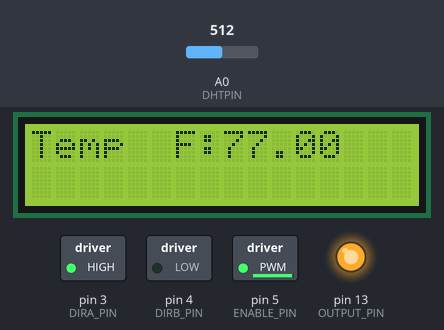
The sketch below on a simulated Arduino Uno, built with avr-gcc and run on an emulated ATmega328P. Shown: 16×2 character LCD, switched loads named in the sketch (green lamp = pin HIGH), output pins drawn as LEDs (lit = HIGH). The inputs (shaded band) are chosen by the test bench; at power-on: A0 (DHTPIN) = 512. What the sketch prints to the serial monitor is not drawn.

Above: at 1.2 s.
1.3 s: A0 (DHTPIN) set to 473
At 2.6 s:
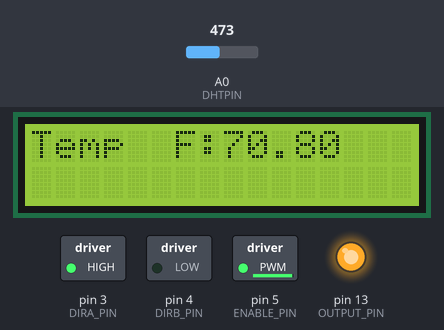
3.1 s: A0 (DHTPIN) set to 454
At 4.2 s:
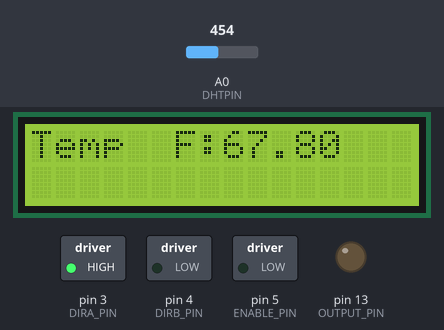
4.6 s: A0 (DHTPIN) set to 511
At 5.8 s:
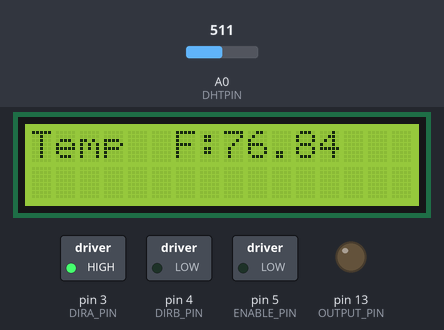
Timing chart, 0 to 7.6 s (numbered marks = the images above; inputs shaded):
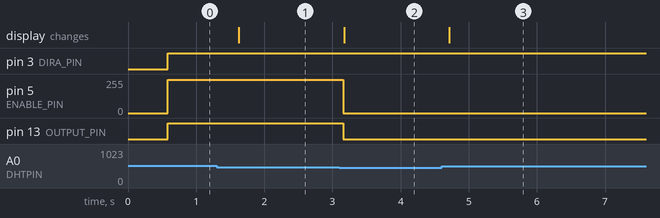

The sketch:

IR-and-temp-controlled-fan-with-temp-display.ino
```cpp
#include <IRremote.h>
#include <Wire.h>
#include <LiquidCrystal_I2C.h>

#define RECEIVER_PIN 12   // Signal Pin of IR receiver to Arduino Digital Pin 12
#define OUTPUT_PIN 13     // Output Pin connected to your breadboard

#define ENABLE_PIN 5
#define DIRA_PIN 3
#define DIRB_PIN 4

#define DHTPIN A0 // Analog pin for temperature sensor

IRrecv irrecv(RECEIVER_PIN);
decode_results results;
LiquidCrystal_I2C lcd(0x27, 16, 2);  // Set the LCD address to 0x27 for a 16 chars and 2 line display
bool hot = HIGH;

void setup() {
  Serial.begin(9600);
  pinMode(OUTPUT_PIN, OUTPUT);
  irrecv.enableIRIn(); // Enable the IR receiver
  pinMode(ENABLE_PIN, OUTPUT);
  pinMode(DIRA_PIN, OUTPUT);
  pinMode(DIRB_PIN, OUTPUT);
  lcd.init();                      // Initialize the LCD
  lcd.backlight();
}

void loop() {
  handleIRTask();     // IR receiver task
  displayTempTask();  // Temperature sensor task
  runMotorTask();     // DC motor task
}

void handleIRTask() {
  if (irrecv.decode(&results)) {  // If an IR signal is received
    bool outputState = !digitalRead(OUTPUT_PIN); // Toggle the output state
    digitalWrite(OUTPUT_PIN, outputState); // Apply the new output state to the output pin
    Serial.print("IR Signal Received. Output state changed to ");
    Serial.println(outputState == HIGH ? "HIGH" : "LOW");
    irrecv.resume(); // Receive the next value
  }
}


void displayTempTask() {
  int tempReading = analogRead(DHTPIN);
  double tempK = log(10000.0 * ((1024.0 / tempReading - 1)));
  tempK = 1 / (0.001129148 + (0.000234125 + (0.0000000876741 * tempK * tempK )) * tempK );       //  Temp Kelvin
  float tempC = tempK - 273.15;            // Convert Kelvin to Celsius
  float tempF = (tempC * 9.0) / 5.0 + 32.0; // Convert Celsius to Fahrenheit

  lcd.setCursor(0, 0);
  lcd.print("Temp  F:");
  lcd.setCursor(8, 0);
  lcd.print(tempF);

  delay(500); // Adjust as needed
}


void runMotorTask() {
  int tempReading = analogRead(DHTPIN);
  double tempK = log(10000.0 * ((1024.0 / tempReading - 1)));
  tempK = 1 / (0.001129148 + (0.000234125 + (0.0000000876741 * tempK * tempK )) * tempK );       //  Temp Kelvin
  float tempC = tempK - 273.15;            // Convert Kelvin to Celsius
  float tempF = (tempC * 9.0) / 5.0 + 32.0; // Convert Celsius to Fahrenheit

  int iteration = 0;
  float test_temp = 70;
  if (tempF > test_temp) {
    while (hot == HIGH) {
      iteration += 1;
      if (iteration < 2) {
        Serial.print("Output state changed to HIGH, Temp over ");
        Serial.println(test_temp);
      }
      digitalWrite(OUTPUT_PIN, HIGH);

        analogWrite(ENABLE_PIN, 250); // Enable the motor
        digitalWrite(DIRA_PIN, HIGH); // Set motor direction or any other motor control logic
        digitalWrite(DIRB_PIN, LOW);


      if (irrecv.decode(&results)) {  // If an IR signal is received
        digitalWrite(OUTPUT_PIN, LOW); // Apply the new output state to the output pin
        hot = LOW;
        analogWrite(ENABLE_PIN, 0);
        Serial.print("IR Signal Received. Output state changed to LOW");
        irrecv.resume(); // Receive the next value
      }

      displayTempTask();  // Temperature sensor task

      int tempReading = analogRead(DHTPIN);
      double tempK = log(10000.0 * ((1024.0 / tempReading - 1)));
      tempK = 1 / (0.001129148 + (0.000234125 + (0.0000000876741 * tempK * tempK )) * tempK );       //  Temp Kelvin
      float tempC = tempK - 273.15;            // Convert Kelvin to Celsius
      float tempF = (tempC * 9.0) / 5.0 + 32.0; // Convert Celsius to Fahrenheit

      if (tempF < (test_temp - 0.5)) {
        Serial.print("Output state changed to LOW, Temp under ");
        Serial.println(test_temp);
        hot = LOW;
        analogWrite(ENABLE_PIN, 0);
        digitalWrite(OUTPUT_PIN, LOW);
      }
    }

  }
  bool irState = digitalRead(OUTPUT_PIN); // Read the state of the IR receiver

  if (irState == HIGH) {  // Check if the IR receiver state is high
    analogWrite(ENABLE_PIN, 250); // Enable the motor
    digitalWrite(DIRA_PIN, HIGH); // Set motor direction or any other motor control logic
    digitalWrite(DIRB_PIN, LOW);
  }
    if (irState == LOW) {  // Check if the IR receiver state is low
    analogWrite(ENABLE_PIN, 0); // Disable the motor
    digitalWrite(DIRA_PIN, HIGH); // Set motor direction or any other motor control logic
    digitalWrite(DIRB_PIN, LOW);
    }
}
```

Measured:
- the behaviour switches between 465 and 464 on A0 (DHTPIN) (found by bisection; images 1 and 2)
- after the input at 1.3 s, the display: changes after 0.33 s (image 1)
- after the input at 3.1 s, pin 5 (ENABLE_PIN): 250/255 → 0/255 after 0.06 s; pin 13 (OUTPUT_PIN): HIGH → LOW after 0.06 s; the display: changes after 0.07 s (image 2)
- after the input at 4.6 s, the display: changes after 0.12 s (image 3)
